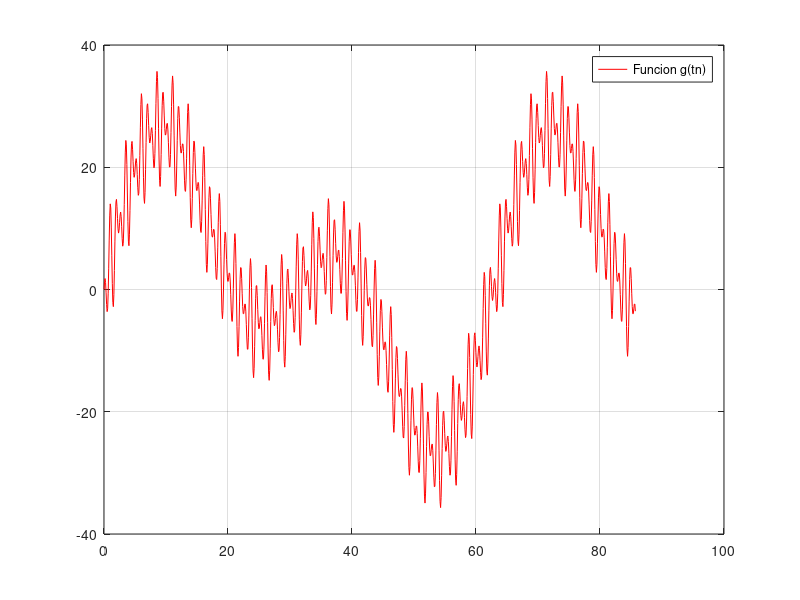
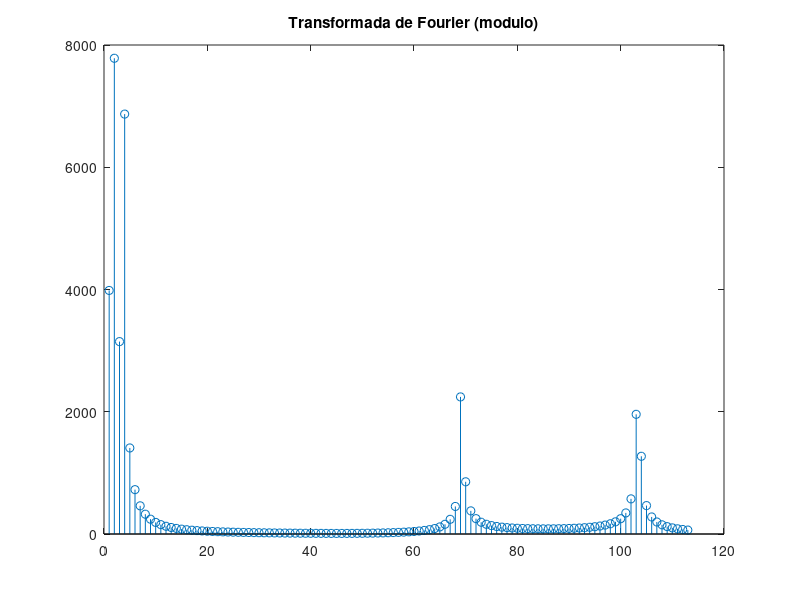
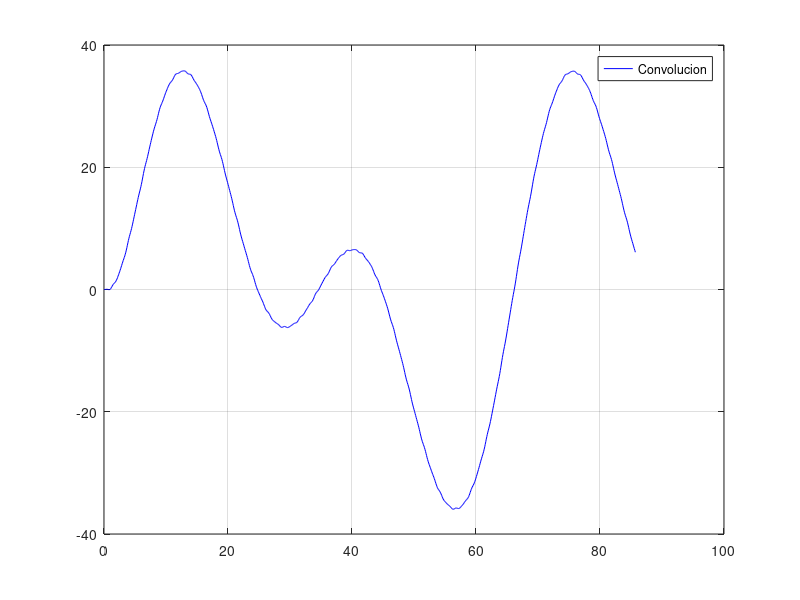
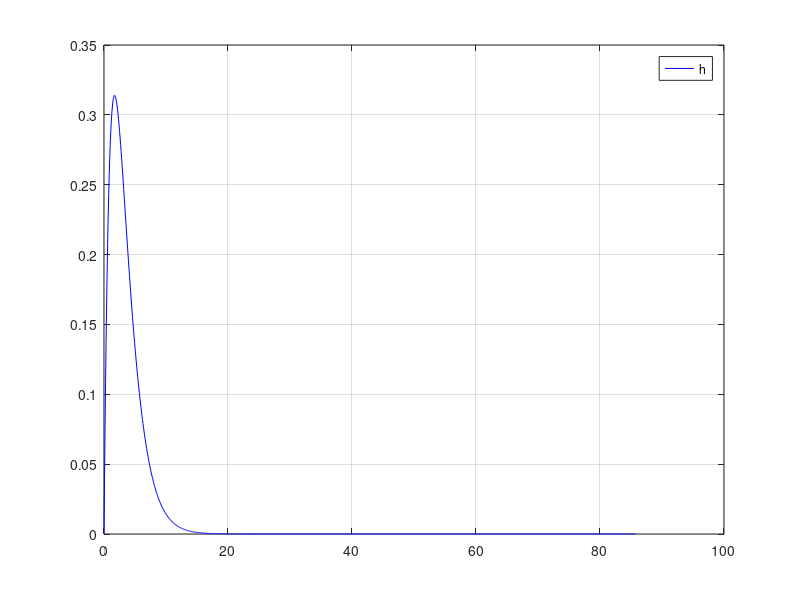

MATLAB code to generate these figures, in order:
function recuperatorio3

%%===============DATOS=====================
gn=load('registro-13-nov.txt','-ascii');
N= length(gn)
dt=0.083776;
tn=zeros(1,N);

for j=1:N
  tn(j)=dt*(j-1);
end
figure (1)
plot (tn,gn,'r')
grid on
legend("Funcion g(tn)")
%==========NORMA CUADRATICA=================
Norma_2_g=0;
for k=1:N
Norma_2_g = Norma_2_g + gn(k)^2;
end
Norma_2_g
%===========TDF====================

Tp=dt*N;
dw=(2*pi)/Tp

G_tdf= fft(gn,N);
for k=1:N
  mod_G(k)=abs(G_tdf(k));
end

Norma_2_G=0;
for k=1:N
Norma_2_G= Norma_2_G + mod_G(k) * mod_G(k);
end
Norma_2_G

 %Crear un vector de frecuencias
frecuencias = dw * (0:(N-1));

  % Graficar el módulo de la TDF
  figure(2)
  #grafico reducido
  stem(abs(G_tdf(1:N/9)))
  title("Transformada de Fourier (modulo)")
%=============CONVOLUCION============
A1=1/2;
kc=8;
a=0.3;
p=kc*dw;
for i=1:N
    h(i)= A1 *tn(i) * exp(-p*tn(i));
end

yc=dt*conv(h,gn);
figure(3)
plot(tn,yc(1:N),'-b')
grid on
legend("Convolucion")

figure(4)
plot(tn,h(1:N),'b')
grid on
legend("h")

figure (5)
plot(tn,gn,'r',tn,yc(1:N),'b')
grid on
legend ("G(t), Yc")
end
